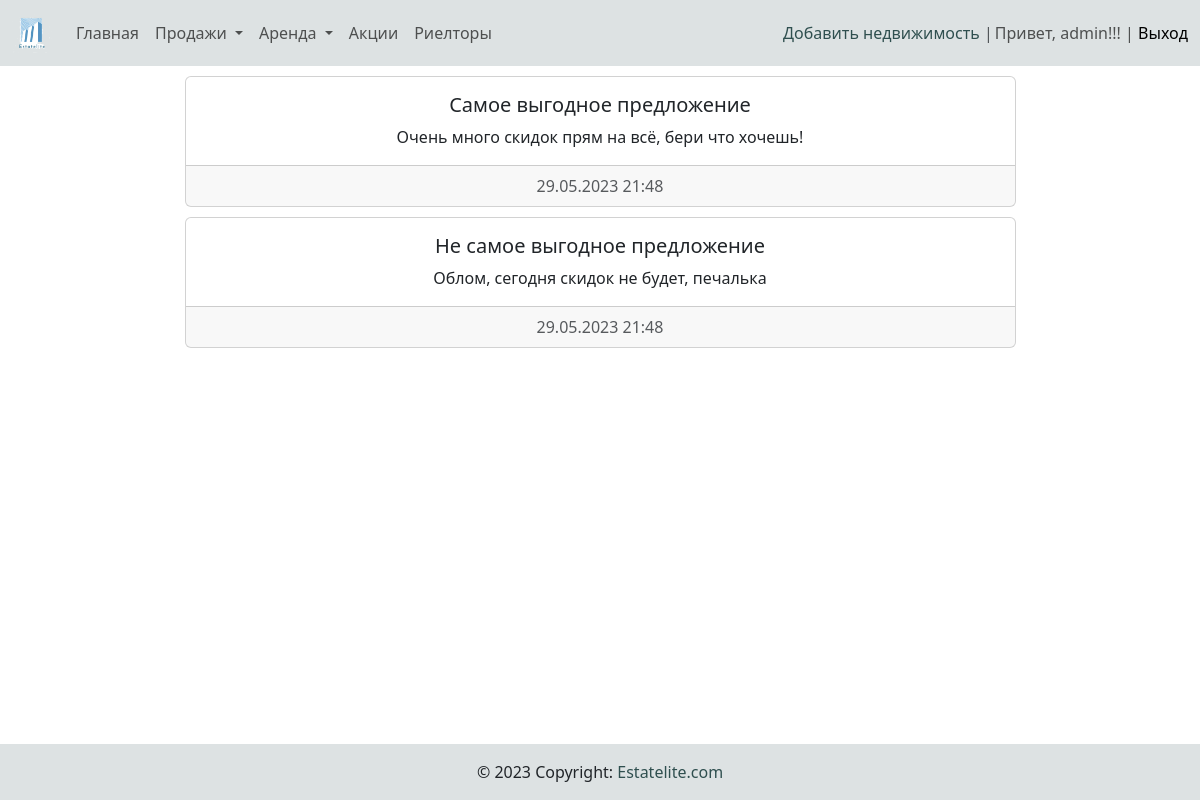
The app's page /discounts_list/ (signed in) with its own data.
### main/models.py (models this page shows, shortened)
class Discount(models.Model):
    title = models.CharField(max_length=100)
    description = models.TextField()
    date_create = models.DateTimeField(auto_now_add=True)
    active = models.BooleanField(default=True)

### main/views.py (the view)
# urls.py: path('discounts_list/', discount_list, name='discount'),
def discount_list(request):
    discounts = Discount.objects.all()
    return render(request, 'main/discounts_list.html', {'disc_list': discounts})

### main/templatetags/navbar_tags.py (called while the page is built)
@register.simple_tag()
def filtered_category_sale():
    dict_category = {
        'residential': [],
        'country': [],
        'commercial': [],
    }
    sale_category = Category.objects.filter(type_category='ПРОДАЖА')
    for s_cat in sale_category:
        if s_cat.subtype_category == 0:
            dict_category['residential'].append(s_cat)
        elif s_cat.subtype_category == 1:
            dict_category['country'].append(s_cat)
        else:
            dict_category['commercial'].append(s_cat)
    return dict_category

@register.simple_tag()
def filtered_category_rent():
    dict_category = {
        'residential': [],
        'country': [],
        'commercial': [],
    }
    rent_category = Category.objects.filter(type_category='АРЕНДА')
    for s_cat in rent_category:
        if s_cat.subtype_category == 0:
            dict_category['residential'].append(s_cat)
        elif s_cat.subtype_category == 1:
            dict_category['country'].append(s_cat)
        else:
            dict_category['commercial'].append(s_cat)
    return dict_category

@register.filter(name='has_group')
def has_group(user, group_name):
    group = Group.objects.get(name=group_name)
    return True if group in user.groups.all() else False

### main/templates/main/discounts_list.html
{% extends 'base.html' %}
{% load static %}
{% block content %}
<div class="container">
    {% if disc_list %}
        {% for item in disc_list %}
            {% if item.active %}
                <div class="row justify-content-center" style="margin-top: 10px;">
                    <div class="col-9">
                        <div class="card text-center">
                            <div class="card-body">
                            <h5 class="card-title">{{ item.title }}</h5>
                            <p class="card-text">{{ item.description }}</p>
                            </div>
                            <div class="card-footer text-muted">
                            {{ item.date_create|date:"d.m.Y H:i" }}
                            </div>
                        </div>
                    </div>
                </div>
            {% endif %}
        {% endfor %}
    {% else %}
        <h5>
            Сейчас нет активных акций.
        </h5>
    {% endif %}
</div>
{% endblock %}

### templates/inc/_nav.html (shortened to what this page needs)
{% load static %}
{% load navbar_tags %}
<nav class="navbar navbar-expand-lg navbar-light" style="background-color: #dde2e3;">
    <div class="container-xxl">
      <a class="navbar-brand" href=""><img src="{% static 'image/logoPng.png' %}" alt="logo" style="height: 40px; width: 40px;"></a>
      <div class="collapse navbar-collapse" id="navbarSupportedContent">
        <ul class="navbar-nav me-auto mb-2 mb-lg-0">
          <li class="nav-item"><a class="nav-link" href="{% url 'main:index' %}">Главная</a></li>
          <a class="nav-item dropdown-toggle nav-link" data-bs-toggle="collapse" href="#collapseExample" role="button" aria-expanded="false" aria-controls="collapseExample">
            Продажи
          </a>
          <a class="nav-item dropdown-toggle nav-link" data-bs-toggle="collapse" href="#rentExample" role="button" aria-expanded="false" aria-controls="collapseExample">
            Аренда
          </a>
          <li class="nav-item"><a class="nav-link" href="{% url 'main:discount' %}">Акции</a></li>
          <li class="nav-item"><a class="nav-link" href="{% url 'main:realtor' %}">Риелторы</a></li>
        </ul>
        {% if request.user.is_authenticated %}
          {% if not request.user|has_group:"owners" %}
            <span class="text-muted"><a href="{% url 'main:stay_owner' %}" class="a-custom">Стать владельцем</a> |</span>
          {% else %}
            <span class="text-muted"><a href="{% url 'main:add_estate' %}" class="a-custom">Добавить недвижимость</a> |</span>
          {% endif %}
        {% endif %}
        <span class="navbar-text">
          {% if request.user.is_authenticated %}
          <span style="margin-left: 2px;">Привет, {{ user.username }}!!! | <a href="{% url 'main:logout' %}" class="a-custom">Выход</a></span>
          {% endif %}
      </div>
  </nav>

### agency/static/css/style_for_a.css (style rules this page uses)
.a-custom { position: relative; color: darkslategrey; cursor: pointer; line-height: 1; text-decoration: none; }
.a-custom:after { display: block; position: absolute; left: 0; width: 0; height: 2px; background-color: gray; content: ""; transition: width 0.3s ease-out; }

### records on screen
Discount: title "Самое выгодное предложение", description "Очень много скидок прям на всё, бери что хочешь!", date_create "29.05.2023 21:48"
Discount: title "Не самое выгодное предложение", description "Облом, сегодня скидок не будет, печалька", date_create "29.05.2023 21:48"

### other values on screen
{{ user.username }} "admin"
